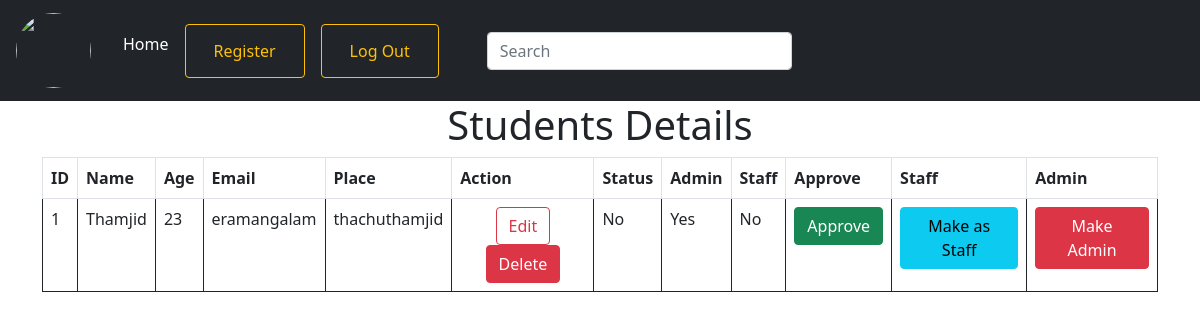
Before: /view with the older database file.
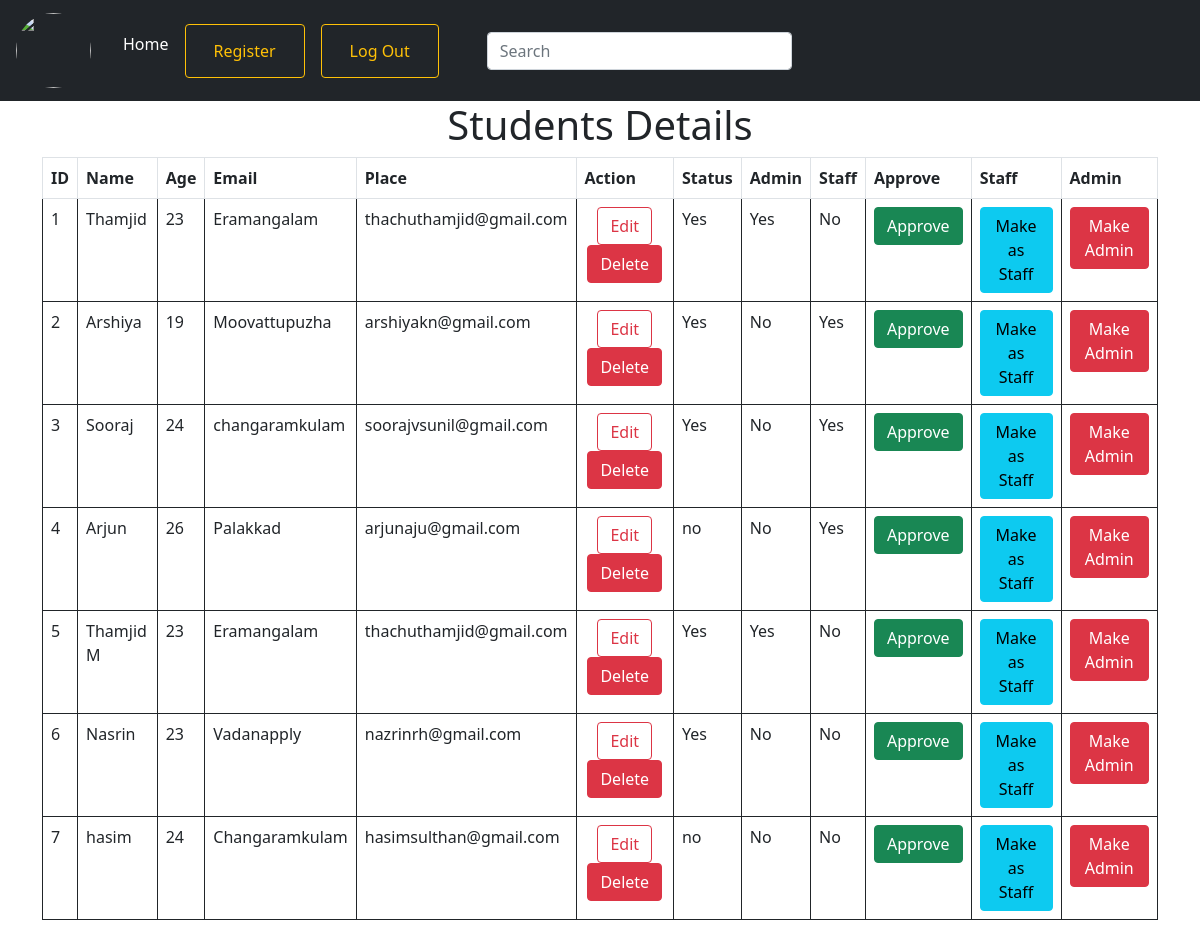
After: the same page with the newer database file.
### tables this page shows
CREATE TABLE student(studid integer primary key autoincrement,name text,age number,email text,place text,username text,password text,status text default "no" NOT NULL, admin text default "No" NOT NULL, teacher text default "No" NOT NULL);

### flask_crud.py (the view)
@app.route('/view')
def studview():
    con = sqlite3.connect('studentData.db')
    con.row_factory = sqlite3.Row
    cursr = con.cursor()
    cursr.execute('select * from student')
    r = cursr.fetchall()
    return render_template('student_view.html',view=r)

### templates/student_view.html (shortened to what this page needs)
<!DOCTYPE html>
<html lang="en">
<head>
    <link rel="stylesheet" href="{{ url_for('static', filename='css/bootstrap.min.css') }}">
</head>
<body>
    <div class="container-lm">
        <nav class="navbar navbar-expand-sm bg-dark">
            <a class="navbar-brand" href="#"><img class="rounded-circle ms-3" style="height: 75px;width: 75px;" src="{{url_for('static', filename='thachu-images/thachu.jpg')}}" ></a>
                <ul class="nav-bar nav">
                <li class="nav-item">
                     <a class="nav-link" style="color: white;"href="/">Home</a>
                </li>
                <li class="nav-item">
                    <button class="btn btn-outline-warning">  <a class="nav-link" style="color: inherit;"href="/register">Register</a></button>
                </li>
                <li class="nav-item">
                    <button class="ms-3 btn btn-outline-warning"> <a class="nav-link" style="color: inherit;"href="/">Log Out</a></button>
                </li>
                <li class="nav-item">
                        <input type="text" id="myInput" onkeyup="myFunction()" class=" ms-5 mt-2 form-control" placeholder="Search">
                    </div>
    <div class="container">
    <center>
        <h1>Students Details</h1>
        <table id="myTable" class="table table-bordered table-hover table-mute">
        <tr>
            <th>ID</th>
            <th>Name</th>
            <th>Age</th>
            <th>Email</th>
            <th>Place</th>
            <th>Action</th>
            <th>Status</th>
            <th>Admin</th>
            <th>Staff</th>
            <th>Approve</th>
            <th>Staff</th>
            <th>Admin</th>
        </tr>
        {% for i in view %}
        <tr style="border: solid 1px;">
            <td>{{i.studid}}</td>
            <td>{{i.name}}</td>
            <td>{{i.age}}</td>
            <td>{{i.place}}</td>
            <td>{{i.email}}</td>
            <td align="center">
                <button class="btn btn-outline-danger"><a style="text-decoration: inherit;color: inherit;" href="/studentedit/{{ i.studid }}">Edit</a></button>
                <button class="btn btn-danger"><a style="text-decoration: inherit;color: inherit;" href="studdel/{{ i.studid }}">Delete</a></button>
            </td>
            <td>{{i.status}}</td>
            <td>{{i.admin}}</td>
            <td>{{i.teacher}}</td>
            <td align="center">
                <button class="btn btn-success"><a style="text-decoration: inherit;color: inherit;" href="approve/{{ i.studid }}">Approve</a></button>
            </td>
            <td align="center">
                <button class="btn btn-info"><a style="text-decoration: inherit;color: inherit;" href="makestaff/{{ i.studid }}">Make as Staff</a></button>
            </td>
            <td align="center">
                <button class="btn btn-danger"><a style="text-decoration: inherit;color: inherit;" href="makeadmin/{{ i.studid }}">Make Admin</a></button>
            </td>
        </tr>
        {% endfor %}
    </table></br>
    </center>
    </div>
</body>
</html>

Changed rows visible on the page:
changed student "Thamjid": place "eramangalam" → "Eramangalam"; email "thachuthamjid" → "thachuthamjid@gmail.com"; status "No" → "Yes"
added student: studid "2", name "Arshiya", age "19", place "Moovattupuzha", email "arshiyakn@gmail.com", status "Yes", admin "No", teacher "Yes"
added student: studid "3", name "Sooraj", age "24", place "changaramkulam", email "soorajvsunil@gmail.com", status "Yes", admin "No", teacher "Yes"
added student: studid "4", name "Arjun", age "26", place "Palakkad", email "arjunaju@gmail.com", status "no", admin "No", teacher "Yes"
added student: studid "5", name "Thamjid M", age "23", place "Eramangalam", email "thachuthamjid@gmail.com", status "Yes", admin "Yes", teacher "No"
added student: studid "6", name "Nasrin", age "23", place "Vadanapply", email "nazrinrh@gmail.com", status "Yes", admin "No", teacher "No"
added student: studid "7", name "hasim", age "24", place "Changaramkulam", email "hasimsulthan@gmail.com", status "no", admin "No", teacher "No"
